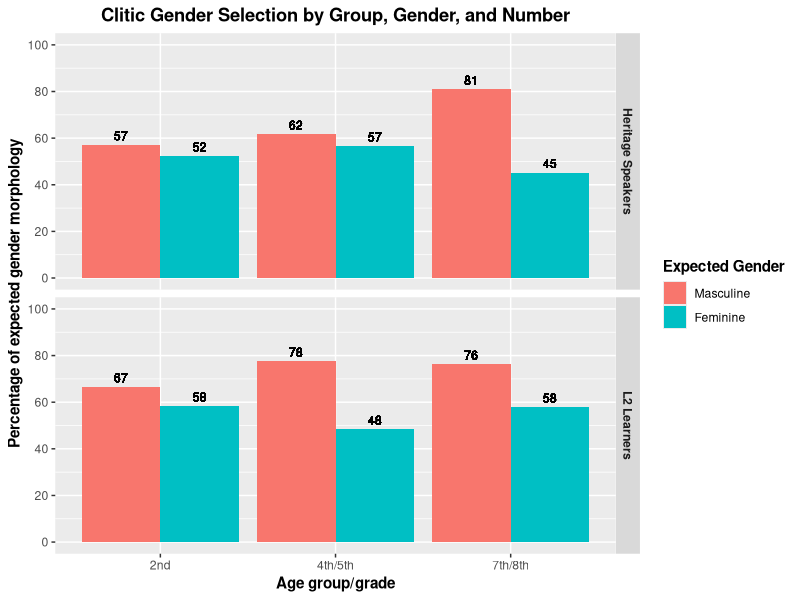

R code for this plot:
library(tidyverse)


# Load data
## Second grade
HS_2_FCT <- read_csv("./CSV Files/Heritage/Heritage Second Clitic FCT.csv") %>% 
  mutate(Speaker_Group = "Heritage Speakers")

HS_45_FCT <- read_csv("./CSV Files/Heritage/Heritage Fourth and Fifth Clitic FCT.csv") %>% 
  mutate(Speaker_Group = "Heritage Speakers")

HS_78_FCT <- read_csv("./CSV Files/Heritage/Heritage Seventh and Eighth Clitic FCT.csv") %>% 
  mutate(Speaker_Group = "Heritage Speakers")

L2_2_FCT <- read_csv("./CSV Files/L2 Learners/L2 Second Clitic FCT.csv") %>% 
  mutate(Speaker_Group = "L2 Learners")

L2_45_FCT <- read_csv("./CSV Files/L2 Learners/L2 Fourth and Fifth Clitic FCT.csv") %>% 
  mutate(Speaker_Group = "L2 Learners")

L2_78_FCT <- read_csv("./CSV Files/L2 Learners/L2 Seventh and Eighth Clitic FCT.csv") %>% 
  mutate(Speaker_Group = "L2 Learners")


# Separate by gender
## Masculine
HS_2_FCT_Masculine <- HS_2_FCT %>% 
  filter(Gender == "Masculine")

HS_45_FCT_Masculine <- HS_45_FCT %>% 
  filter(Gender == "Masculine")

HS_78_FCT_Masculine <- HS_78_FCT %>% 
  filter(Gender == "Masculine")

L2_2_FCT_Masculine <- L2_2_FCT %>% 
  filter(Gender == "Masculine")

L2_45_FCT_Masculine <- L2_45_FCT %>% 
  filter(Gender == "Masculine")

L2_78_FCT_Masculine <- L2_78_FCT %>% 
  filter(Gender == "Masculine")


## Feminine
HS_2_FCT_Feminine <- HS_2_FCT %>% 
  filter(Gender == "Feminine")

HS_45_FCT_Feminine <- HS_45_FCT %>% 
  filter(Gender == "Feminine")

HS_78_FCT_Feminine <- HS_78_FCT %>% 
  filter(Gender == "Feminine")

L2_2_FCT_Feminine <- L2_2_FCT %>% 
  filter(Gender == "Feminine")

L2_45_FCT_Feminine <- L2_45_FCT %>% 
  filter(Gender == "Feminine")

L2_78_FCT_Feminine <- L2_78_FCT %>% 
  filter(Gender == "Feminine")


# Generate percentages by segment
## Heritage speakers, second grade
HS_2_FCT_Masculine_Average <- aggregate(HS_2_FCT_Masculine$Accuracy, list(HS_2_FCT_Masculine$Structure), FUN = mean, na.rm = TRUE)
HS_2_FCT_Masculine_Average <- HS_2_FCT_Masculine_Average %>% rename(Structure_Avg = x)
HS_2_FCT_Masculine_Average <- left_join(HS_2_FCT_Masculine, HS_2_FCT_Masculine_Average, by = c("Structure" = "Group.1")) %>%  
  mutate(Structure_Percentage = Structure_Avg * 100)

HS_2_FCT_Feminine_Average <- aggregate(HS_2_FCT_Feminine$Accuracy, list(HS_2_FCT_Feminine$Structure), FUN = mean, na.rm = TRUE)
HS_2_FCT_Feminine_Average <- HS_2_FCT_Feminine_Average %>% rename(Structure_Avg = x)
HS_2_FCT_Feminine_Average <- left_join(HS_2_FCT_Feminine, HS_2_FCT_Feminine_Average, by = c("Structure" = "Group.1")) %>%  
  mutate(Structure_Percentage = Structure_Avg * 100)


## Heritage speakers, fourth/fifth grade
HS_45_FCT_Masculine_Average <- aggregate(HS_45_FCT_Masculine$Accuracy, list(HS_45_FCT_Masculine$Structure), FUN = mean, na.rm = TRUE)
HS_45_FCT_Masculine_Average <- HS_45_FCT_Masculine_Average %>% rename(Structure_Avg = x)
HS_45_FCT_Masculine_Average <- left_join(HS_45_FCT_Masculine, HS_45_FCT_Masculine_Average, by = c("Structure" = "Group.1")) %>%  
  mutate(Structure_Percentage = Structure_Avg * 100)

HS_45_FCT_Feminine_Average <- aggregate(HS_45_FCT_Feminine$Accuracy, list(HS_45_FCT_Feminine$Structure), FUN = mean, na.rm = TRUE)
HS_45_FCT_Feminine_Average <- HS_45_FCT_Feminine_Average %>% rename(Structure_Avg = x)
HS_45_FCT_Feminine_Average <- left_join(HS_45_FCT_Feminine, HS_45_FCT_Feminine_Average, by = c("Structure" = "Group.1")) %>%  
  mutate(Structure_Percentage = Structure_Avg * 100)


## Heritage speakers, seventh/eighth grade
HS_78_FCT_Masculine_Average <- aggregate(HS_78_FCT_Masculine$Accuracy, list(HS_78_FCT_Masculine$Structure), FUN = mean, na.rm = TRUE)
HS_78_FCT_Masculine_Average <- HS_78_FCT_Masculine_Average %>% rename(Structure_Avg = x)
HS_78_FCT_Masculine_Average <- left_join(HS_78_FCT_Masculine, HS_78_FCT_Masculine_Average, by = c("Structure" = "Group.1")) %>%  
  mutate(Structure_Percentage = Structure_Avg * 100)

HS_78_FCT_Feminine_Average <- aggregate(HS_78_FCT_Feminine$Accuracy, list(HS_78_FCT_Feminine$Structure), FUN = mean, na.rm = TRUE)
HS_78_FCT_Feminine_Average <- HS_78_FCT_Feminine_Average %>% rename(Structure_Avg = x)
HS_78_FCT_Feminine_Average <- left_join(HS_78_FCT_Feminine, HS_78_FCT_Feminine_Average, by = c("Structure" = "Group.1")) %>%  
  mutate(Structure_Percentage = Structure_Avg * 100)


## L2 learners, second grade
L2_2_FCT_Masculine_Average <- aggregate(L2_2_FCT_Masculine$Accuracy, list(L2_2_FCT_Masculine$Structure), FUN = mean, na.rm = TRUE)
L2_2_FCT_Masculine_Average <- L2_2_FCT_Masculine_Average %>% rename(Structure_Avg = x)
L2_2_FCT_Masculine_Average <- left_join(L2_2_FCT_Masculine, L2_2_FCT_Masculine_Average, by = c("Structure" = "Group.1")) %>%  
  mutate(Structure_Percentage = Structure_Avg * 100)

L2_2_FCT_Feminine_Average <- aggregate(L2_2_FCT_Feminine$Accuracy, list(L2_2_FCT_Feminine$Structure), FUN = mean, na.rm = TRUE)
L2_2_FCT_Feminine_Average <- L2_2_FCT_Feminine_Average %>% rename(Structure_Avg = x)
L2_2_FCT_Feminine_Average <- left_join(L2_2_FCT_Feminine, L2_2_FCT_Feminine_Average, by = c("Structure" = "Group.1")) %>%  
  mutate(Structure_Percentage = Structure_Avg * 100)


## L2 learners, fourth/fifth grade
L2_45_FCT_Masculine_Average <- aggregate(L2_45_FCT_Masculine$Accuracy, list(L2_45_FCT_Masculine$Structure), FUN = mean, na.rm = TRUE)
L2_45_FCT_Masculine_Average <- L2_45_FCT_Masculine_Average %>% rename(Structure_Avg = x)
L2_45_FCT_Masculine_Average <- left_join(L2_45_FCT_Masculine, L2_45_FCT_Masculine_Average, by = c("Structure" = "Group.1")) %>%  
  mutate(Structure_Percentage = Structure_Avg * 100)

L2_45_FCT_Feminine_Average <- aggregate(L2_45_FCT_Feminine$Accuracy, list(L2_45_FCT_Feminine$Structure), FUN = mean, na.rm = TRUE)
L2_45_FCT_Feminine_Average <- L2_45_FCT_Feminine_Average %>% rename(Structure_Avg = x)
L2_45_FCT_Feminine_Average <- left_join(L2_45_FCT_Feminine, L2_45_FCT_Feminine_Average, by = c("Structure" = "Group.1")) %>%  
  mutate(Structure_Percentage = Structure_Avg * 100)


## L2 learners, seventh/eighth grade
L2_78_FCT_Masculine_Average <- aggregate(L2_78_FCT_Masculine$Accuracy, list(L2_78_FCT_Masculine$Structure), FUN = mean, na.rm = TRUE)
L2_78_FCT_Masculine_Average <- L2_78_FCT_Masculine_Average %>% rename(Structure_Avg = x)
L2_78_FCT_Masculine_Average <- left_join(L2_78_FCT_Masculine, L2_78_FCT_Masculine_Average, by = c("Structure" = "Group.1")) %>%  
  mutate(Structure_Percentage = Structure_Avg * 100)

L2_78_FCT_Feminine_Average <- aggregate(L2_78_FCT_Feminine$Accuracy, list(L2_78_FCT_Feminine$Structure), FUN = mean, na.rm = TRUE)
L2_78_FCT_Feminine_Average <- L2_78_FCT_Feminine_Average %>% rename(Structure_Avg = x)
L2_78_FCT_Feminine_Average <- left_join(L2_78_FCT_Feminine, L2_78_FCT_Feminine_Average, by = c("Structure" = "Group.1")) %>%  
  mutate(Structure_Percentage = Structure_Avg * 100)


# Rejoin datasets
## By condition
Masculine <- rbind(HS_2_FCT_Masculine_Average, HS_45_FCT_Masculine_Average, HS_78_FCT_Masculine_Average, L2_2_FCT_Masculine_Average, L2_45_FCT_Masculine_Average, L2_78_FCT_Masculine_Average)
Feminine <- rbind(HS_2_FCT_Feminine_Average, HS_45_FCT_Feminine_Average, HS_78_FCT_Feminine_Average, L2_2_FCT_Feminine_Average, L2_45_FCT_Feminine_Average, L2_78_FCT_Feminine_Average)

## Master file
Master <- rbind(Masculine, Feminine)
Master$Gender <- factor(Master$Gender, levels = c("Masculine", "Feminine"))


# Generate bar plots
## With labels
Master %>% 
  ggplot(aes(x = Age_Group, y = Structure_Percentage, fill = Gender)) + 
  geom_bar(position = "dodge", stat = "identity") +
  facet_grid(facets = vars(Speaker_Group)) +
  scale_y_continuous(breaks = seq (0, 100, 20),
                     limits = c(0, 100)) +
  geom_text(aes(label = round(Structure_Percentage)),
            position = position_dodge(width = .9),
            vjust = -0.5,
            size = 3) +
  labs(x = "Age group/grade", y = "Percentage of expected gender morphology", fill = "Expected Gender", title = "Clitic Gender Selection by Group, Gender, and Number") +
  theme(axis.title = element_text(face = "bold"),
        plot.title = element_text(hjust = 0.5, face = "bold"),
        legend.title = element_text(face = "bold"),
        strip.text = element_text(face = "bold"))
